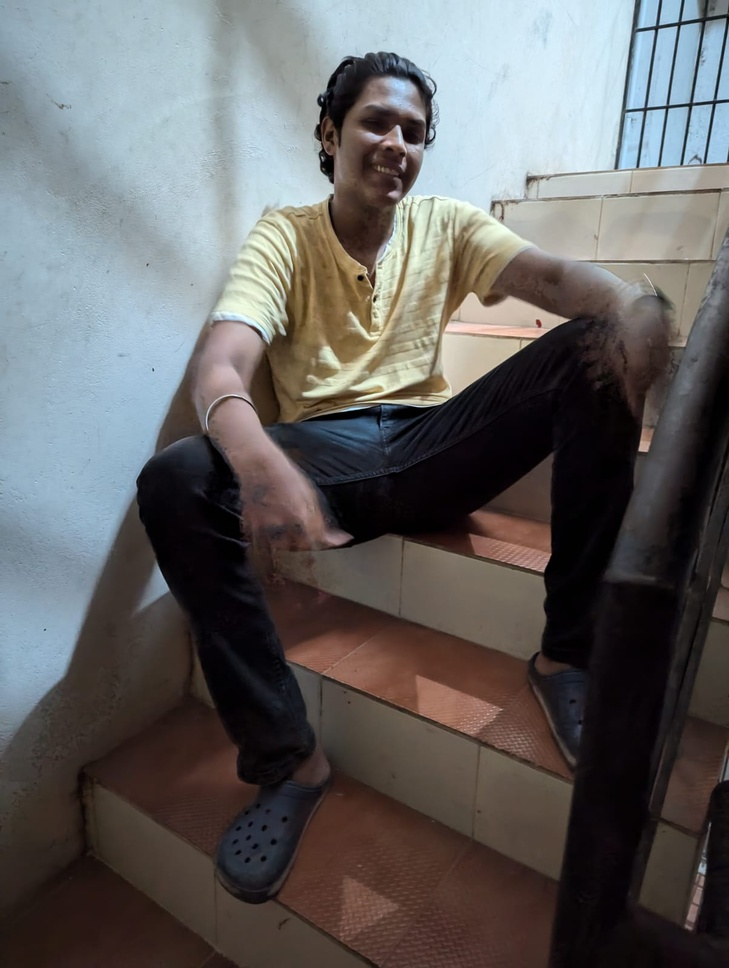
#> input picture openCV/face recognition input/Prathyush Haran/IMG-20240807-WA0029.jpg, 729 x 968 px, shrunk from 1204 x 1600 before the run, found by its file name; its folder holds only this picture in this run
$ python TrainingModel.py
#> lines starting #> are read from the running program, lines starting #| are printed output that depends on the picture
import os
import cv2 as cv
import numpy as np

p = []
for i in os.listdir(r'C:\Users\pushp\Documents\titta\workaholic\vs\openCV\face recognition input'):
    p.append(i)

dataset_dir = r"C:\Users\pushp\Documents\titta\workaholic\vs\openCV\face recognition input"
haar = cv.CascadeClassifier(cv.data.haarcascades + "haarcascade_frontalface_default.xml")

face = []
label = []

def train():
    for pers in p:
        per_path= os.path.join(dataset_dir,pers)
        per_label = p.index(pers)

        for img in os.listdir(per_path):
            img_path = os.path.join(per_path,img)

            img =  cv.imread(img_path)
#> img is the input picture: shape (968, 729, 3); mean B, G, R 97.7, 97.8, 99.2
            gray = cv.cvtColor(img,cv.COLOR_BGR2GRAY)
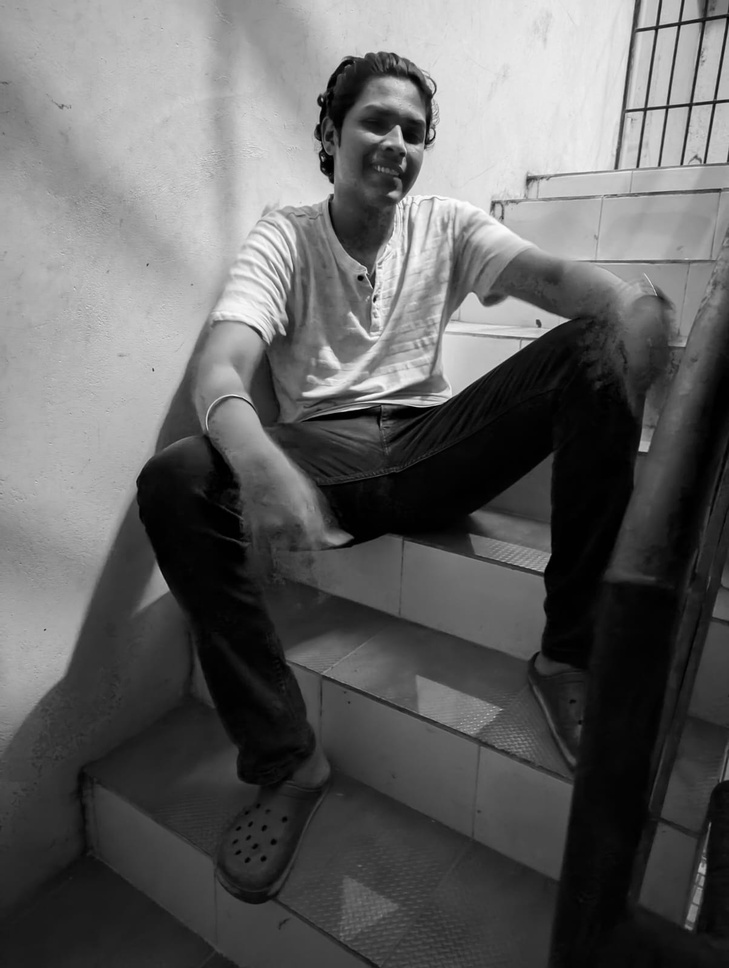
#> gray: shape (968, 729); min 0, max 252, mean 98.2

            face_detect = haar.detectMultiScale(gray,1.1,4)
#> face_detect = [[321, 254, 64, 64], [331, 82, 117, 117], [182, 167, 130, 130]]
            for (x,y,w,h) in face_detect:
                region = gray[y:y+h,x:x+w]
                face.append(region)
                label.append(per_label)
#> this loop made 3 passes
#> pass 1, in train, `region = gray[y:y+h,x:x+w]`:
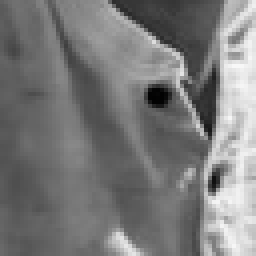
#> region: shape (64, 64) (shown 4 times larger); min 2, max 248, mean 122.2
#> pass 2, in train, `region = gray[y:y+h,x:x+w]`:
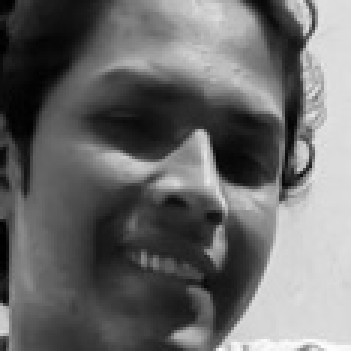
#> region: shape (117, 117) (shown 3 times larger); min 0, max 252, mean 105.7
#> pass 3, in train, `region = gray[y:y+h,x:x+w]`:
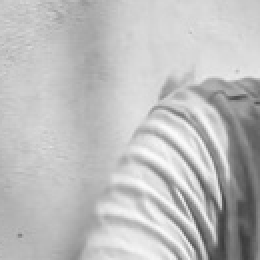
#> region: shape (130, 130) (shown 2 times larger); min 58, max 251, mean 189
#> after the loop, face = 3 items; label = [0, 0, 0]

train()
print("training complete......")

face = np.array(face,dtype='object')
label = np.array(label)

face_rec = cv.face.LBPHFaceRecognizer_create()
face_rec.train(face,label)

face_rec.save('trained_model.yml')
np.save('face.npy',face)
np.save('label.npy',label)
